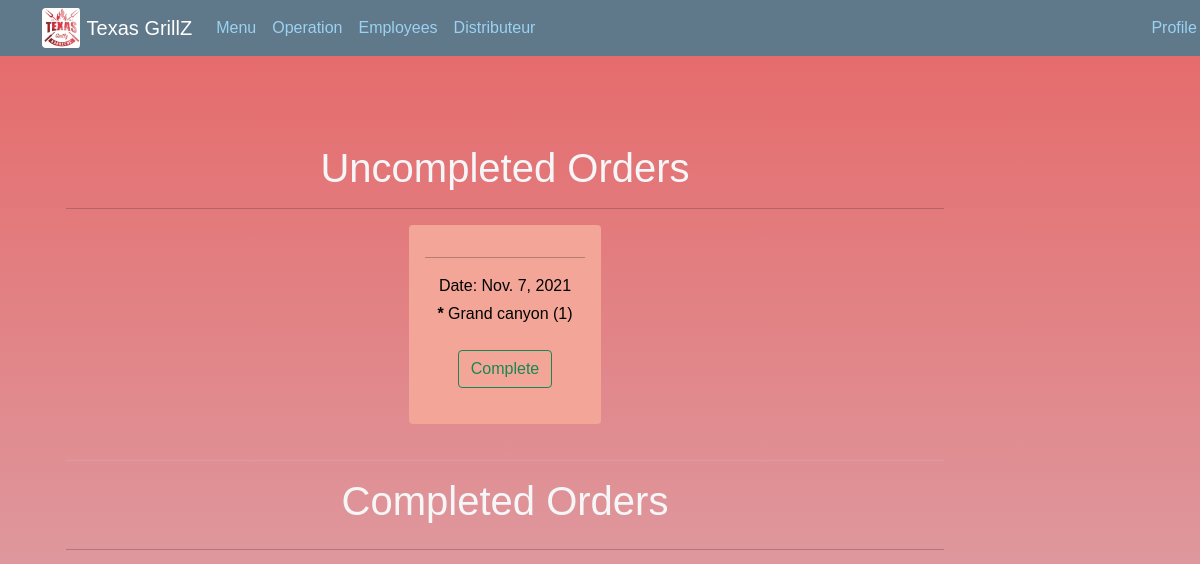
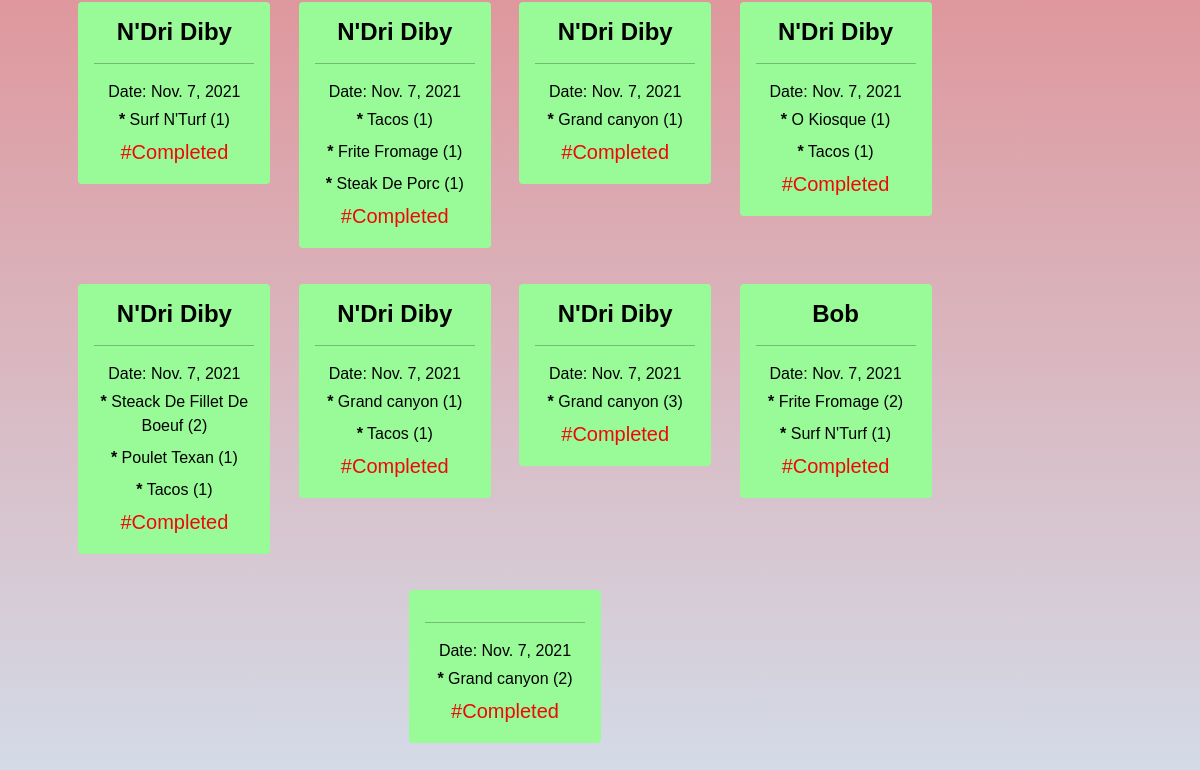
The page /cuisine/ on the database as committed earlier (2 pictures, top to bottom).
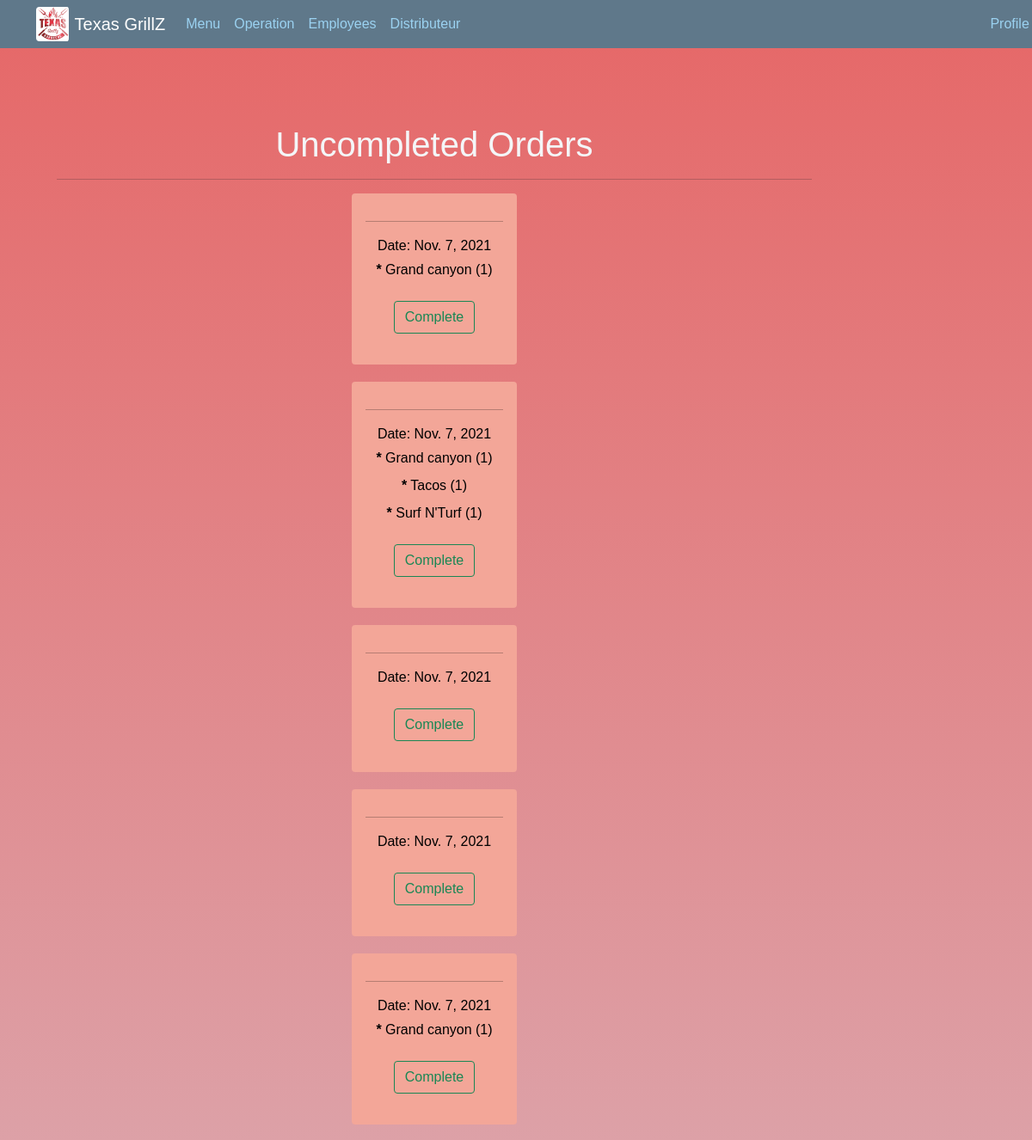
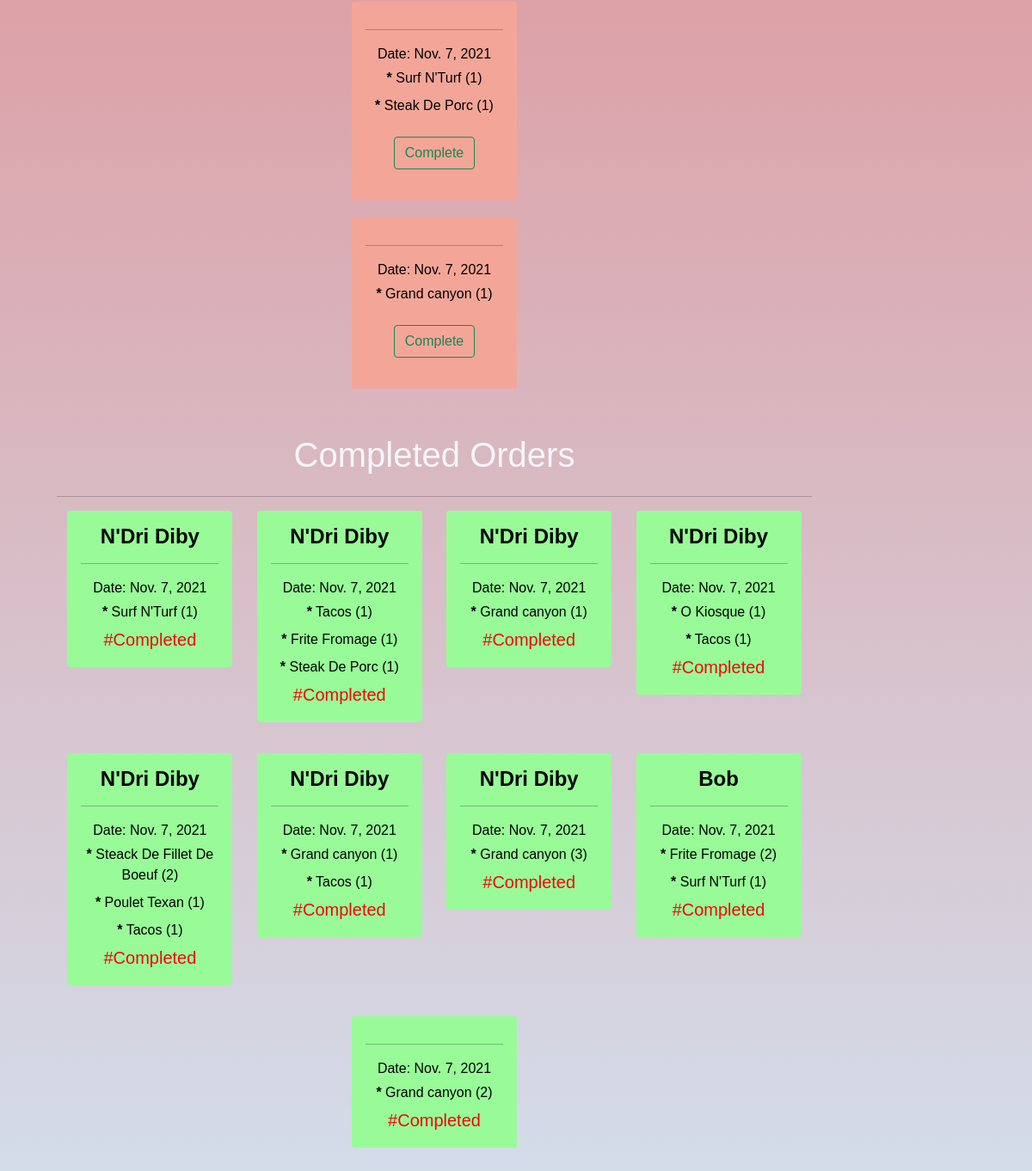
The same page on the database as committed later (2 pictures, top to bottom).
### Resto/models.py (models this page shows, shortened)
class Order(models.Model):
    customer = models.ForeignKey(Customer,on_delete=models.SET_NULL,blank=True,null=True)
    transaction_id = models.IntegerField(default=0,null = True, blank = True )
    complete = models.BooleanField(default=False,null=True,blank=False)
    status = models.CharField(max_length=30,default = 'Pending')
    date_ordered = models.DateTimeField(auto_now=True)
    date_completed = models.DateTimeField(auto_now=True)
    def __str__(self):
        return str(self.customer.name)

class OrderItem(models.Model):
    customer = models.ForeignKey(Customer,on_delete=models.CASCADE,null=True,blank=True)
    order = models.ForeignKey(Order,on_delete=models.SET_NULL,blank=True,null=True)
    item = models.ForeignKey(Item, on_delete=CASCADE)
    order = models.ForeignKey(Order,on_delete=CASCADE)
    quantity = models.IntegerField(default=0,null = True, blank = True )
    date_added = models.DateTimeField(auto_now=True)
    def __str__(self):
        return str(self.item)

class Item(models.Model):
    itm_id = models.IntegerField()
    name = models.CharField(max_length = 150)
    prix = models.IntegerField()
    description = models.TextField(max_length=150,blank=True)
    img = models.ImageField(upload_to='images/')
    date_created = models.DateTimeField(auto_now=True)
    category = models.ForeignKey(Category,on_delete=CASCADE)
    def __str__(self):
        return self.name

class Customer(models.Model):
    user = models.OneToOneField(User,on_delete=models.CASCADE,null=True,blank=True)
    name = models.CharField(max_length=30)
    email = models.EmailField(max_length=30)

### Resto/views.py (the view)
# urls.py: path('cuisine/', views.Cuisine, name='cuisine'),
@csrf_protect
def Cuisine(request):
    all_order = Order.objects.filter(status='Sent')
    complete_order = Order.objects.filter(complete=True)
    context = {
        'all_order':all_order,
        'complete':complete_order
    }
    return render(request,'Resto/Cuisine.html',context)

### Resto/templates/Resto/Cuisine.html (shortened to what this page needs)
{% extends 'Resto/base_cuisine.html' %} {% load static %} {% block content %}
<div class='container py-5'>
    <div class='mt-3' style='text-align:center'>
        <h1>Uncompleted Orders</h1>
        <hr>
    </div>
    <div class='row justify-content-evenly g-lg-3 align-items-lg-baseline'>
        <div class='col-auto mt-3'>
            {% for order in all_order %}
            <div class='card' style="width: 12rem; height: auto; background-color:rgb(243, 166, 152)">
                <div class='card-body mb-1'>
                    <hr style="color: black;">
                    <p class="card-text mb-1 " style="color: black; text-align: center;">Date: {{order.date_ordered|date}}</p>
                    {% for x in order.orderitem_set.all %}
                    <p class="card-text mb-2 " style="color: black; text-align: center;">
                        <b>*</b> {{x}} ({{x.quantity}})
                    </p>
                    {% endfor %}
                    <div class='mt-4' style='text-align: center'>
                        <form method='POST'>
                            <button type="submit" data-action='completed' data-order={{order.id}} class='btn btn-outline-success mb-3 send-order'> Complete </button>
                        </form>
                    </div>
                </div>
            </div>
            {% endfor %}
        </div>
    </div>
    <hr style='color:rgb(197, 193, 193); font-weight:60px'>
    <div>
        <h1 class='mb-4' style='text-align:center'>Completed Orders</h1>
    </div>
    <hr>
    <div class='row justify-content-evenly g-lg-3 align-items-lg-baseline'>
        {% for order in complete %}
        <div class='col-auto mt-3'>
            <div class='card' style="width: 12rem; height: auto; background-color: palegreen;">
                <div class='card-body mb-1'>
                    <h4 class="card-title mb-2" style="color: black; text-align: center;"><b>{{order}}</b></h4>
                    <hr style="color: black;">
                    <p class="card-text mb-1 " style="color: black; text-align: center;"> Date: {{order.date_ordered|date}}</p>
                    {% for x in order.orderitem_set.all %}
                    <p class="card-text mb-2" style="color: black; text-align: center;">
                        <b>*</b> {{x}} ({{x.quantity}})
                    </p>
                    {% endfor %}
                    <h5 class="card-text mt-1" style="color:rgb(240, 8, 8); text-align: center;">#{{order.status}}</h5>
                </div>
            </div>
        </div>
        {% endfor %}
    </div>
</div>
{% endblock content %}

### Resto/templates/Resto/base_cuisine.html (shortened to what this page needs)
 {% load static %}
<!DOCTYPE html>
<html lang="en">
<head>
    <link href="https://cdn.jsdelivr.net/npm/bootstrap@5.1.1/dist/css/bootstrap.min.css" rel="stylesheet" />
    <link rel="stylesheet" type="text/css" href="{% static 'Resto/cuisine.css' %}">
    <link rel="stylesheet" href="https://use.fontawesome.com/releases/v5.8.1/css/all.css">
    <link rel="stylesheet" href="https://cdn.jsdelivr.net/npm/bootstrap-icons@1.5.0/font/bootstrap-icons.css">
</head>
<body>
    <header class="site-header">
        <nav class="navbar navbar-expand-md navbar-dark bg-steel fixed-top">
            <div class="container">
                <a href="/">
                    <img class="img-fuid rounded" style="width: auto; height: 40px; object-fit: scale-down; padding-right: 2px; margin-right: 5px;" src="{% static 'Resto/TexasGrillzLogo.jpeg' %}" alt="GazMinute Logo" />
                </a>
                <a class="navbar-brand mr-4" href="/">Texas GrillZ</a>
                <div class="collapse navbar-collapse" id="navbarToggle">
                    <div class="navbar-nav mr-auto">
                        <a class="nav-item nav-link" href="/">Menu</a>
                        <a class="nav-item nav-link" href="">Operation</a>
                        <a class="nav-item nav-link" href=''>Employees</a>
                        <a class="nav-item nav-link" href=''>Distributeur</a>
                    </div>
                    <div class="navbar-nav" style="margin-left: 600px;">
                        <a class="nav-item nav-link" href="">Profile</a>
                    </div>
                </div>
            </div>
        </nav>
    </header>
    <main class="container">
        <div class="row">
            <div class="col-10">
                {% block content %}{% endblock %}
            </div>
            <div class="col-2 mt-lg-2">
            </div>
        </div>
    </main>
</body>
</html>

### Resto/static/Resto/cuisine.css (style rules this page uses)
body { font-family: sans-serif; background: linear-gradient(#e66767, #d3deeb); margin-top: 5rem; }
h1, h2, h4, h5, p { color: #f4f6f8; }
.bg-steel { background-color: #5f788a; }
.site-header .navbar-nav .nav-link { color: #9bd2f1; }
.card { margin-bottom: 20px; border: none }

Rows that differ between the two databases and show on the page:
added Order: date_ordered "Nov. 7, 2021", shown under "Uncompleted Orders"
added OrderItem: item.name "Grand canyon", quantity "1", shown under "Nov. 7, 2021"
added OrderItem: item.name "Tacos", quantity "1", shown under "Nov. 7, 2021"
added OrderItem: item.name "Surf N'Turf", quantity "1", shown under "Nov. 7, 2021"
added Order: date_ordered "Nov. 7, 2021", shown under "Uncompleted Orders"
added Order: date_ordered "Nov. 7, 2021", shown under "Uncompleted Orders"
added Order: date_ordered "Nov. 7, 2021", shown under "Uncompleted Orders"
added OrderItem: item.name "Grand canyon", quantity "1", shown under "Nov. 7, 2021"
added Order: date_ordered "Nov. 7, 2021", shown under "Uncompleted Orders"
added OrderItem: item.name "Surf N'Turf", quantity "1", shown under "Nov. 7, 2021"
added OrderItem: item.name "Steak De Porc", quantity "1", shown under "Nov. 7, 2021"
added Order: date_ordered "Nov. 7, 2021", shown under "Uncompleted Orders"
added OrderItem: item.name "Grand canyon", quantity "1", shown under "Nov. 7, 2021"
